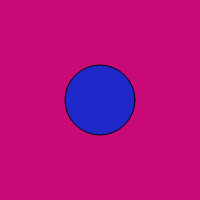
Frame 1 (no input)
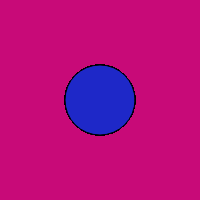
Frame 60 (no input)
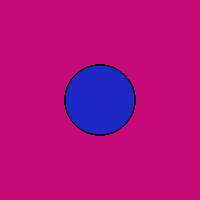
Frame 120 (the mouse pressed at the canvas centre since frame 60)

The p5.js sketch that drew these frames (run headless with seeded random() and noise() and a simulated clock; from frame 60 on, the mouse is pressed at the canvas centre):

// p5.js sketch
// ── sketch.js

function setup() {
  // put setup code here
createCanvas(200,200);
background(200,10,120);

}

function draw() {
  //Put draw code here
  fill(30,40,200);
  circle(100,100,70);


}
